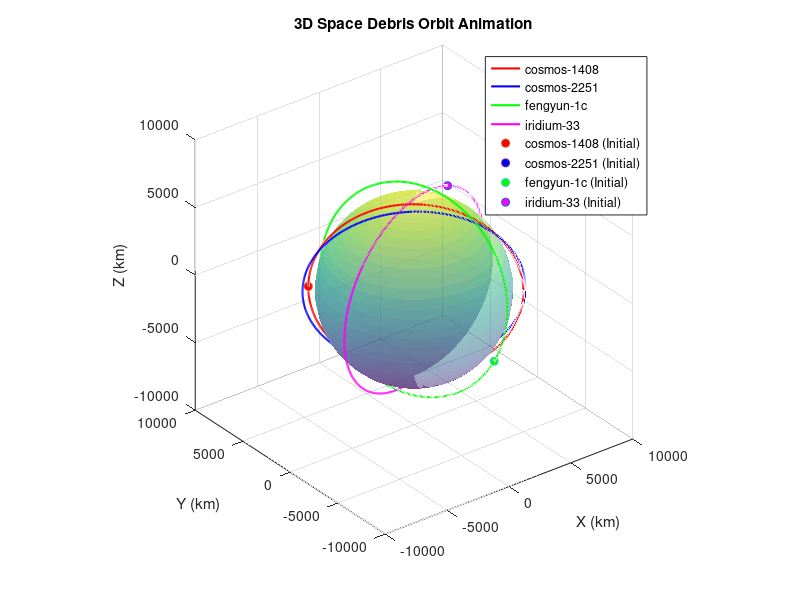

Here is the MATLAB script that generated this plot: (Note: this script raises an error after producing the figure.)
% clear everything
clc; clear; close all;

% Load the orbital data saved earlier
load('orbit_data.mat');

% Set up the figure for the animation
figure; hold on; axis equal; grid on;
xlabel('X (km)'); ylabel('Y (km)'); zlabel('Z (km)');
title('3D Space Debris Orbit Animation');

% Plot Earth for reference (center of the plot)
[xs, ys, zs] = sphere(30); % Create a sphere
surf(xs * 6371, ys * 6371, zs * 6371, 'FaceAlpha', 0.5, 'EdgeColor', 'none'); % Scale to Earth radius

% Initialize colors for each debris (use the colors defined previously)
colors = {'r', 'b', 'g', 'm'};

% Initialize the plot handles for the debris and their orbits
debris_handles = [];
orbit_handles = [];

% Loop over the debris and plot their orbits
for idx = 1:length(debris_names)
    semi_major_axis = semi_major_axes(idx);
    eccentricity = eccentricities(idx);
    RAAN = deg2rad(RAANs(idx));
    argPerigee = deg2rad(argPerigees(idx));
    inclination = deg2rad(inclinations(idx));

    % Generate True Anomaly values for plotting the full orbit (fixed)
    theta = linspace(0, 2*pi, 500);
    r = (semi_major_axis * (1 - eccentricity^2)) ./ (1 + eccentricity * cos(theta));
    x_orbit = r .* (cos(RAAN) .* cos(theta + argPerigee) - sin(RAAN) .* sin(theta + argPerigee) .* cos(inclination));
    y_orbit = r .* (sin(RAAN) .* cos(theta + argPerigee) + cos(RAAN) .* sin(theta + argPerigee) .* cos(inclination));
    z_orbit = r .* (sin(theta + argPerigee) .* sin(inclination));
    
    % Plot the orbit and initial position
    orbit_handles(idx) = plot3(x_orbit, y_orbit, z_orbit, 'Color', colors{idx}, 'LineWidth', 1.5);
    debris_handles(idx) = plot3(x_orbit(1), y_orbit(1), z_orbit(1), 'o', 'MarkerSize', 6, 'MarkerFaceColor', colors{idx});
end

% Add legend
legend([orbit_handles, debris_handles], [debris_names, strcat(debris_names, ' (Initial)')], 'Location', 'best');

% Set animation parameters
duration = 60; % total animation time in seconds
frames = 100;  % number of frames
time_step = 2 * pi / frames;  % incremental angle step per frame
filename = 'orbit_animation.gif';  % Name of the GIF file

% Set 3D view and limits
view(3);
axis([-10000 10000 -10000 10000 -10000 10000]);

% Animate and save each frame to GIF
for t = 1:frames
    for idx = 1:length(debris_names)
        semi_major_axis = semi_major_axes(idx);
        eccentricity = eccentricities(idx);
        RAAN = deg2rad(RAANs(idx));
        argPerigee = deg2rad(argPerigees(idx));
        inclination = deg2rad(inclinations(idx));

        % Calculate current position based on the time step
        current_theta = t * time_step;  % Incremental angle for animation
        r = (semi_major_axis * (1 - eccentricity^2)) ./ (1 + eccentricity * cos(current_theta));
        x = r * (cos(RAAN) * cos(current_theta + argPerigee) - sin(RAAN) * sin(current_theta + argPerigee) * cos(inclination));
        y = r * (sin(RAAN) * cos(current_theta + argPerigee) + cos(RAAN) * sin(current_theta + argPerigee) * cos(inclination));
        z = r * (sin(current_theta + argPerigee) * sin(inclination));

        % Update debris position in the plot
        set(debris_handles(idx), 'XData', x, 'YData', y, 'ZData', z);
    end

    % Capture frame for GIF
    frame = getframe(gcf);
    img = frame2im(frame);
    [imind, cm] = rgb2ind(img, 256);

    % Write to GIF
    if t == 1
        imwrite(imind, cm, filename, 'gif', 'Loopcount', inf, 'DelayTime', 0.1);
    else
        imwrite(imind, cm, filename, 'gif', 'WriteMode', 'append', 'DelayTime', 0.1);
    end
end

hold off;
